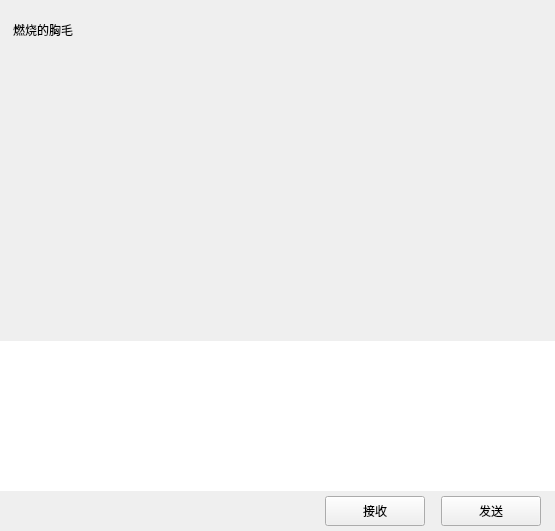
<?xml version="1.0" encoding="UTF-8"?>
<ui version="4.0">
 <class>ChatPage</class>
 <widget class="QWidget" name="ChatPage">
  <property name="geometry">
   <rect>
    <x>0</x>
    <y>0</y>
    <width>555</width>
    <height>531</height>
   </rect>
  </property>
  <property name="windowTitle">
   <string>Form</string>
  </property>
  <layout class="QVBoxLayout" name="verticalLayout">
   <property name="spacing">
    <number>0</number>
   </property>
   <property name="leftMargin">
    <number>0</number>
   </property>
   <property name="topMargin">
    <number>0</number>
   </property>
   <property name="rightMargin">
    <number>0</number>
   </property>
   <property name="bottomMargin">
    <number>0</number>
   </property>
   <item>
    <widget class="QWidget" name="chat_data_wid" native="true">
     <property name="sizePolicy">
      <sizepolicy hsizetype="Expanding" vsizetype="Expanding">
       <horstretch>0</horstretch>
       <verstretch>0</verstretch>
      </sizepolicy>
     </property>
     <layout class="QVBoxLayout" name="verticalLayout_2">
      <property name="spacing">
       <number>0</number>
      </property>
      <property name="leftMargin">
       <number>0</number>
      </property>
      <property name="topMargin">
       <number>0</number>
      </property>
      <property name="rightMargin">
       <number>0</number>
      </property>
      <property name="bottomMargin">
       <number>0</number>
      </property>
      <item>
       <widget class="QWidget" name="title_wid" native="true">
        <property name="minimumSize">
         <size>
          <width>0</width>
          <height>60</height>
         </size>
        </property>
        <property name="maximumSize">
         <size>
          <width>16777215</width>
          <height>60</height>
         </size>
        </property>
        <layout class="QVBoxLayout" name="verticalLayout_3">
         <property name="leftMargin">
          <number>11</number>
         </property>
         <property name="topMargin">
          <number>2</number>
         </property>
         <property name="rightMargin">
          <number>2</number>
         </property>
         <property name="bottomMargin">
          <number>2</number>
         </property>
         <item>
          <widget class="QWidget" name="widget" native="true">
           <layout class="QHBoxLayout" name="horizontalLayout_3">
            <property name="leftMargin">
             <number>2</number>
            </property>
            <property name="topMargin">
             <number>2</number>
            </property>
            <property name="rightMargin">
             <number>2</number>
            </property>
            <property name="bottomMargin">
             <number>2</number>
            </property>
            <item>
             <widget class="QLabel" name="title_lb">
              <property name="text">
               <string>燃烧的胸毛</string>
              </property>
             </widget>
            </item>
           </layout>
          </widget>
         </item>
        </layout>
       </widget>
      </item>
      <item>
       <widget class="ChatView" name="chat_data_list" native="true"/>
      </item>
      <item>
       <widget class="QWidget" name="tool_wid" native="true">
        <property name="minimumSize">
         <size>
          <width>0</width>
          <height>40</height>
         </size>
        </property>
        <property name="maximumSize">
         <size>
          <width>16777215</width>
          <height>40</height>
         </size>
        </property>
        <layout class="QHBoxLayout" name="horizontalLayout_5">
         <property name="leftMargin">
          <number>2</number>
         </property>
         <property name="topMargin">
          <number>2</number>
         </property>
         <property name="rightMargin">
          <number>2</number>
         </property>
         <property name="bottomMargin">
          <number>2</number>
         </property>
         <item>
          <spacer name="horizontalSpacer_7">
           <property name="orientation">
            <enum>Qt::Horizontal</enum>
           </property>
           <property name="sizeType">
            <enum>QSizePolicy::Fixed</enum>
           </property>
           <property name="sizeHint" stdset="0">
            <size>
             <width>5</width>
             <height>20</height>
            </size>
           </property>
          </spacer>
         </item>
         <item>
          <widget class="ClickedLabel" name="emo_lb">
           <property name="minimumSize">
            <size>
             <width>25</width>
             <height>25</height>
            </size>
           </property>
           <property name="maximumSize">
            <size>
             <width>25</width>
             <height>25</height>
            </size>
           </property>
           <property name="text">
            <string/>
           </property>
          </widget>
         </item>
         <item>
          <spacer name="horizontalSpacer_6">
           <property name="orientation">
            <enum>Qt::Horizontal</enum>
           </property>
           <property name="sizeType">
            <enum>QSizePolicy::Fixed</enum>
           </property>
           <property name="sizeHint" stdset="0">
            <size>
             <width>5</width>
             <height>20</height>
            </size>
           </property>
          </spacer>
         </item>
         <item>
          <widget class="ClickedLabel" name="file_lb">
           <property name="minimumSize">
            <size>
             <width>30</width>
             <height>30</height>
            </size>
           </property>
           <property name="maximumSize">
            <size>
             <width>30</width>
             <height>30</height>
            </size>
           </property>
           <property name="text">
            <string/>
           </property>
          </widget>
         </item>
         <item>
          <spacer name="horizontalSpacer_5">
           <property name="orientation">
            <enum>Qt::Horizontal</enum>
           </property>
           <property name="sizeHint" stdset="0">
            <size>
             <width>40</width>
             <height>20</height>
            </size>
           </property>
          </spacer>
         </item>
        </layout>
       </widget>
      </item>
      <item>
       <widget class="MessageTextEdit" name="chatEdit">
        <property name="minimumSize">
         <size>
          <width>0</width>
          <height>150</height>
         </size>
        </property>
        <property name="maximumSize">
         <size>
          <width>16777215</width>
          <height>150</height>
         </size>
        </property>
        <property name="frameShape">
         <enum>QFrame::NoFrame</enum>
        </property>
       </widget>
      </item>
      <item>
       <widget class="QWidget" name="send_wid" native="true">
        <property name="minimumSize">
         <size>
          <width>0</width>
          <height>40</height>
         </size>
        </property>
        <property name="maximumSize">
         <size>
          <width>16777215</width>
          <height>40</height>
         </size>
        </property>
        <layout class="QHBoxLayout" name="horizontalLayout_4">
         <property name="topMargin">
          <number>2</number>
         </property>
         <property name="bottomMargin">
          <number>2</number>
         </property>
         <item>
          <spacer name="horizontalSpacer_2">
           <property name="orientation">
            <enum>Qt::Horizontal</enum>
           </property>
           <property name="sizeHint" stdset="0">
            <size>
             <width>36</width>
             <height>20</height>
            </size>
           </property>
          </spacer>
         </item>
         <item>
          <widget class="ClickedBtn" name="receive_btn">
           <property name="minimumSize">
            <size>
             <width>100</width>
             <height>30</height>
            </size>
           </property>
           <property name="maximumSize">
            <size>
             <width>100</width>
             <height>30</height>
            </size>
           </property>
           <property name="text">
            <string>接收</string>
           </property>
          </widget>
         </item>
         <item>
          <spacer name="horizontalSpacer_3">
           <property name="orientation">
            <enum>Qt::Horizontal</enum>
           </property>
           <property name="sizeType">
            <enum>QSizePolicy::Fixed</enum>
           </property>
           <property name="sizeHint" stdset="0">
            <size>
             <width>10</width>
             <height>20</height>
            </size>
           </property>
          </spacer>
         </item>
         <item>
          <widget class="ClickedBtn" name="send_btn">
           <property name="minimumSize">
            <size>
             <width>100</width>
             <height>30</height>
            </size>
           </property>
           <property name="maximumSize">
            <size>
             <width>100</width>
             <height>30</height>
            </size>
           </property>
           <property name="text">
            <string>发送</string>
           </property>
          </widget>
         </item>
         <item>
          <spacer name="horizontalSpacer_4">
           <property name="orientation">
            <enum>Qt::Horizontal</enum>
           </property>
           <property name="sizeType">
            <enum>QSizePolicy::Fixed</enum>
           </property>
           <property name="sizeHint" stdset="0">
            <size>
             <width>5</width>
             <height>20</height>
            </size>
           </property>
          </spacer>
         </item>
        </layout>
       </widget>
      </item>
     </layout>
    </widget>
   </item>
  </layout>
 </widget>
 <customwidgets>
  <customwidget>
   <class>ClickedBtn</class>
   <extends>QPushButton</extends>
   <header>clickedbtn.h</header>
  </customwidget>
  <customwidget>
   <class>ClickedLabel</class>
   <extends>QLabel</extends>
   <header>clickedlabel.h</header>
  </customwidget>
  <customwidget>
   <class>ChatView</class>
   <extends>QWidget</extends>
   <header>chatview.h</header>
   <container>1</container>
  </customwidget>
  <customwidget>
   <class>MessageTextEdit</class>
   <extends>QTextEdit</extends>
   <header>messagetextedit.h</header>
  </customwidget>
 </customwidgets>
 <resources/>
 <connections/>
</ui>
